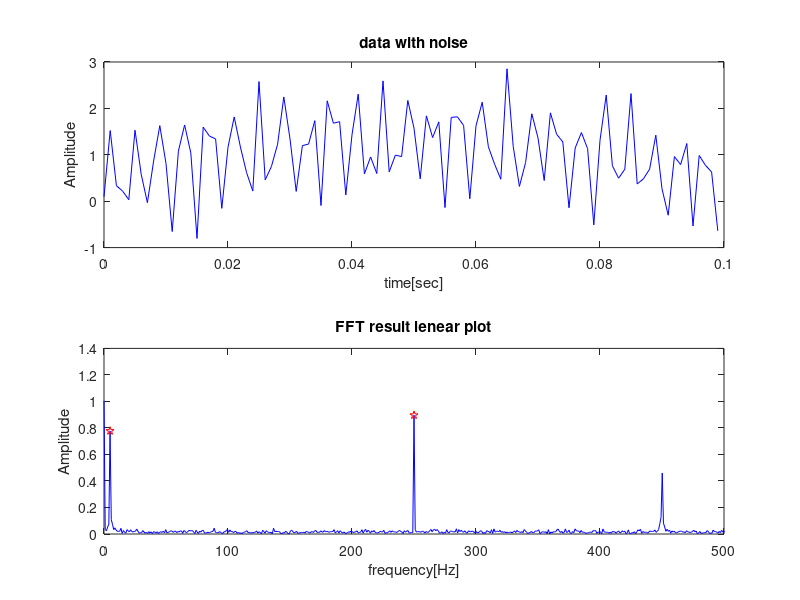

The MATLAB script that drew this image:
fs=1000;
dt=1/fs;
t=(1:1024)*dt-dt;
s1=0.8*sin(2*pi*t*5); s2=0.9*sin(2*pi*t*250);
s3=0.5*sin(2*pi*t*450);
s=s1+s2+s3+rand(size(s1));


figure(1)
subplot(2,1,1);plot(t(1:100),s(1:100),'b');
xlabel('time[sec]'); ylabel('Amplitude'); title('data with noise');

power=abs(fft(s))/(length(s)/2);
nyquist=fs/2;
f=t/dt/length(t)*fs;
subplot(2,1,2);
index=find(diff(power)>0.4)+1;
plot(f,power,'b',f(index),power(index),'rp'); xlim([0 nyquist]);
xlabel('frequency[Hz]'); ylabel('Amplitude'); title('FFT result lenear plot');
